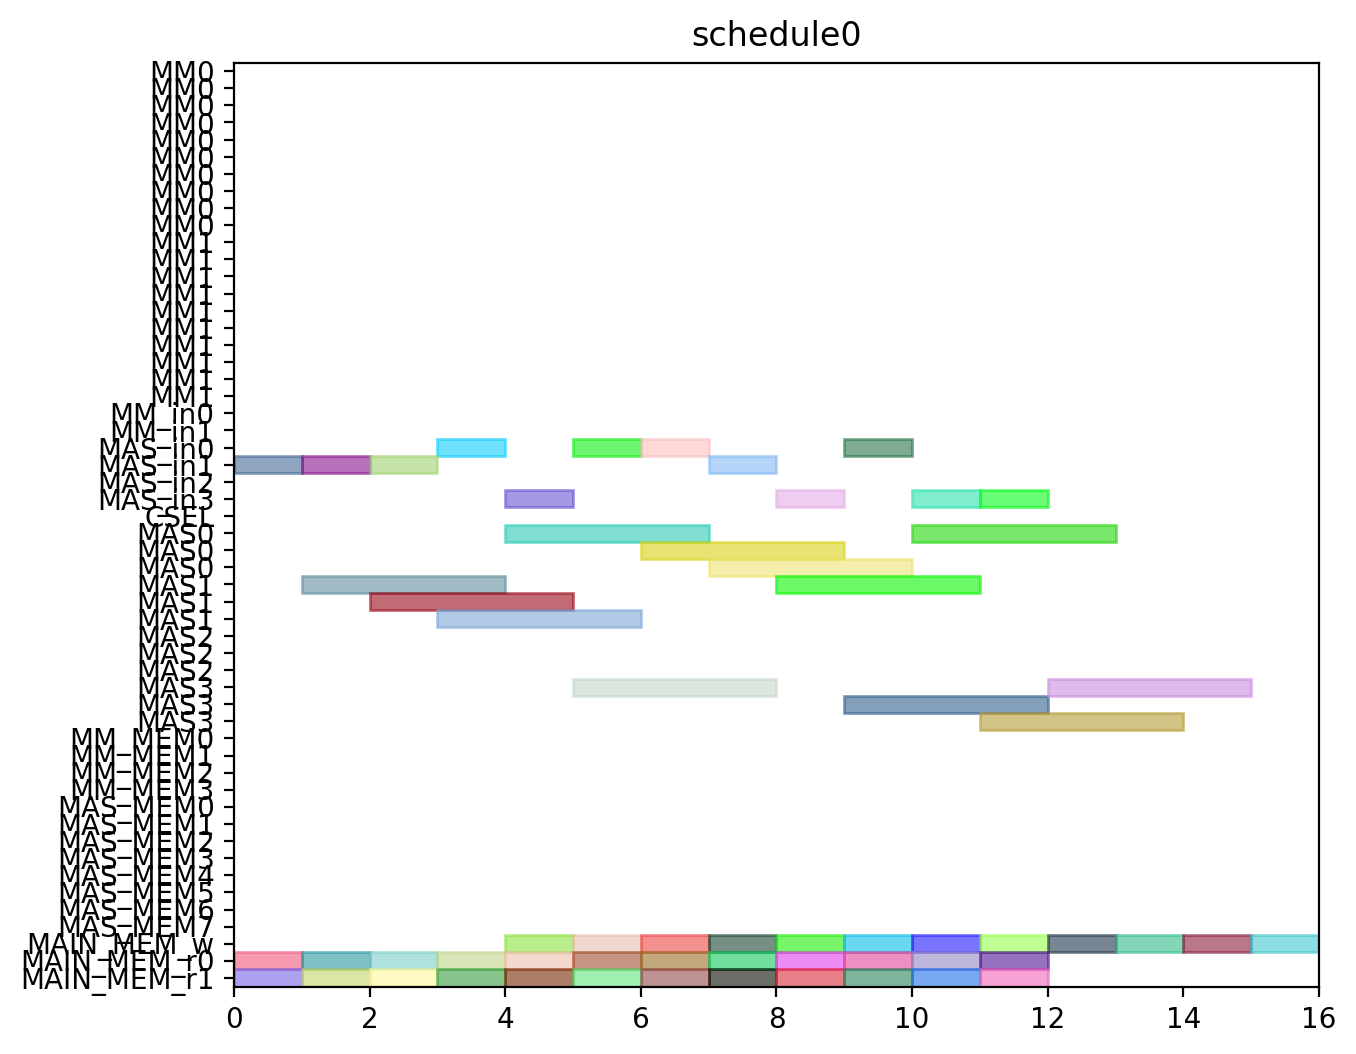

This chart was generated by the following Python code:
from pyschedule import Scenario, solvers, plotters, alt


def solve():
	horizon = 120
	S = Scenario("schedule0", horizon=horizon)

	# resource
	MM = S.Resources('MM', num=2, size=10)
	MM_in = S.Resources('MM_in', num=2)
	MAS_in = S.Resources('MAS_in', num=4)
	CSEL = S.Resource('CSEL')
	MAS = S.Resources('MAS', num=4, size=3, periods=range(1, horizon))
	MM_MEM = S.Resources('MM_MEM', num=4)
	MAS_MEM = S.Resources('MAS_MEM', num=8)
	MAIN_MEM_w = S.Resource('MAIN_MEM_w', size=1)
	MAIN_MEM_r = S.Resources('MAIN_MEM_r', num=2)

	# result of previous scheduling

	# new tasks
	c000 = S.Task('c000', length=3, delay_cost=1)
	c000 += alt(MAS)
	c000_in = S.Task('c000_in', length=1, delay_cost=1)
	c000_in += alt(MAS_in)
	S += c000_in*MAS_in[0]<=c000*MAS[0]

	S += c000_in*MAS_in[1]<=c000*MAS[1]

	S += c000_in*MAS_in[2]<=c000*MAS[2]

	S += c000_in*MAS_in[3]<=c000*MAS[3]

	S += 0<c000

	c000_w = S.Task('c000_w', length=1, delay_cost=1)
	c000_w += alt(MAIN_MEM_w)
	S += c000 <= c000_w

	c000_mem0 = S.Task('c000_mem0', length=1, delay_cost=1)
	c000_mem0 += MAIN_MEM_r[0]
	S += c000_mem0 <= c000

	c000_mem1 = S.Task('c000_mem1', length=1, delay_cost=1)
	c000_mem1 += MAIN_MEM_r[1]
	S += c000_mem1 <= c000

	c001 = S.Task('c001', length=3, delay_cost=1)
	c001 += alt(MAS)
	c001_in = S.Task('c001_in', length=1, delay_cost=1)
	c001_in += alt(MAS_in)
	S += c001_in*MAS_in[0]<=c001*MAS[0]

	S += c001_in*MAS_in[1]<=c001*MAS[1]

	S += c001_in*MAS_in[2]<=c001*MAS[2]

	S += c001_in*MAS_in[3]<=c001*MAS[3]

	S += 0<c001

	c001_w = S.Task('c001_w', length=1, delay_cost=1)
	c001_w += alt(MAIN_MEM_w)
	S += c001 <= c001_w

	c001_mem0 = S.Task('c001_mem0', length=1, delay_cost=1)
	c001_mem0 += MAIN_MEM_r[0]
	S += c001_mem0 <= c001

	c001_mem1 = S.Task('c001_mem1', length=1, delay_cost=1)
	c001_mem1 += MAIN_MEM_r[1]
	S += c001_mem1 <= c001

	c010 = S.Task('c010', length=3, delay_cost=1)
	c010 += alt(MAS)
	c010_in = S.Task('c010_in', length=1, delay_cost=1)
	c010_in += alt(MAS_in)
	S += c010_in*MAS_in[0]<=c010*MAS[0]

	S += c010_in*MAS_in[1]<=c010*MAS[1]

	S += c010_in*MAS_in[2]<=c010*MAS[2]

	S += c010_in*MAS_in[3]<=c010*MAS[3]

	S += 0<c010

	c010_w = S.Task('c010_w', length=1, delay_cost=1)
	c010_w += alt(MAIN_MEM_w)
	S += c010 <= c010_w

	c010_mem0 = S.Task('c010_mem0', length=1, delay_cost=1)
	c010_mem0 += MAIN_MEM_r[0]
	S += c010_mem0 <= c010

	c010_mem1 = S.Task('c010_mem1', length=1, delay_cost=1)
	c010_mem1 += MAIN_MEM_r[1]
	S += c010_mem1 <= c010

	c011 = S.Task('c011', length=3, delay_cost=1)
	c011 += alt(MAS)
	c011_in = S.Task('c011_in', length=1, delay_cost=1)
	c011_in += alt(MAS_in)
	S += c011_in*MAS_in[0]<=c011*MAS[0]

	S += c011_in*MAS_in[1]<=c011*MAS[1]

	S += c011_in*MAS_in[2]<=c011*MAS[2]

	S += c011_in*MAS_in[3]<=c011*MAS[3]

	S += 0<c011

	c011_w = S.Task('c011_w', length=1, delay_cost=1)
	c011_w += alt(MAIN_MEM_w)
	S += c011 <= c011_w

	c011_mem0 = S.Task('c011_mem0', length=1, delay_cost=1)
	c011_mem0 += MAIN_MEM_r[0]
	S += c011_mem0 <= c011

	c011_mem1 = S.Task('c011_mem1', length=1, delay_cost=1)
	c011_mem1 += MAIN_MEM_r[1]
	S += c011_mem1 <= c011

	c100 = S.Task('c100', length=3, delay_cost=1)
	c100 += alt(MAS)
	c100_in = S.Task('c100_in', length=1, delay_cost=1)
	c100_in += alt(MAS_in)
	S += c100_in*MAS_in[0]<=c100*MAS[0]

	S += c100_in*MAS_in[1]<=c100*MAS[1]

	S += c100_in*MAS_in[2]<=c100*MAS[2]

	S += c100_in*MAS_in[3]<=c100*MAS[3]

	S += 0<c100

	c100_w = S.Task('c100_w', length=1, delay_cost=1)
	c100_w += alt(MAIN_MEM_w)
	S += c100 <= c100_w

	c100_mem0 = S.Task('c100_mem0', length=1, delay_cost=1)
	c100_mem0 += MAIN_MEM_r[0]
	S += c100_mem0 <= c100

	c100_mem1 = S.Task('c100_mem1', length=1, delay_cost=1)
	c100_mem1 += MAIN_MEM_r[1]
	S += c100_mem1 <= c100

	c101 = S.Task('c101', length=3, delay_cost=1)
	c101 += alt(MAS)
	c101_in = S.Task('c101_in', length=1, delay_cost=1)
	c101_in += alt(MAS_in)
	S += c101_in*MAS_in[0]<=c101*MAS[0]

	S += c101_in*MAS_in[1]<=c101*MAS[1]

	S += c101_in*MAS_in[2]<=c101*MAS[2]

	S += c101_in*MAS_in[3]<=c101*MAS[3]

	S += 0<c101

	c101_w = S.Task('c101_w', length=1, delay_cost=1)
	c101_w += alt(MAIN_MEM_w)
	S += c101 <= c101_w

	c101_mem0 = S.Task('c101_mem0', length=1, delay_cost=1)
	c101_mem0 += MAIN_MEM_r[0]
	S += c101_mem0 <= c101

	c101_mem1 = S.Task('c101_mem1', length=1, delay_cost=1)
	c101_mem1 += MAIN_MEM_r[1]
	S += c101_mem1 <= c101

	c110 = S.Task('c110', length=3, delay_cost=1)
	c110 += alt(MAS)
	c110_in = S.Task('c110_in', length=1, delay_cost=1)
	c110_in += alt(MAS_in)
	S += c110_in*MAS_in[0]<=c110*MAS[0]

	S += c110_in*MAS_in[1]<=c110*MAS[1]

	S += c110_in*MAS_in[2]<=c110*MAS[2]

	S += c110_in*MAS_in[3]<=c110*MAS[3]

	S += 0<c110

	c110_w = S.Task('c110_w', length=1, delay_cost=1)
	c110_w += alt(MAIN_MEM_w)
	S += c110 <= c110_w

	c110_mem0 = S.Task('c110_mem0', length=1, delay_cost=1)
	c110_mem0 += MAIN_MEM_r[0]
	S += c110_mem0 <= c110

	c110_mem1 = S.Task('c110_mem1', length=1, delay_cost=1)
	c110_mem1 += MAIN_MEM_r[1]
	S += c110_mem1 <= c110

	c111 = S.Task('c111', length=3, delay_cost=1)
	c111 += alt(MAS)
	c111_in = S.Task('c111_in', length=1, delay_cost=1)
	c111_in += alt(MAS_in)
	S += c111_in*MAS_in[0]<=c111*MAS[0]

	S += c111_in*MAS_in[1]<=c111*MAS[1]

	S += c111_in*MAS_in[2]<=c111*MAS[2]

	S += c111_in*MAS_in[3]<=c111*MAS[3]

	S += 0<c111

	c111_w = S.Task('c111_w', length=1, delay_cost=1)
	c111_w += alt(MAIN_MEM_w)
	S += c111 <= c111_w

	c111_mem0 = S.Task('c111_mem0', length=1, delay_cost=1)
	c111_mem0 += MAIN_MEM_r[0]
	S += c111_mem0 <= c111

	c111_mem1 = S.Task('c111_mem1', length=1, delay_cost=1)
	c111_mem1 += MAIN_MEM_r[1]
	S += c111_mem1 <= c111

	c200 = S.Task('c200', length=3, delay_cost=1)
	c200 += alt(MAS)
	c200_in = S.Task('c200_in', length=1, delay_cost=1)
	c200_in += alt(MAS_in)
	S += c200_in*MAS_in[0]<=c200*MAS[0]

	S += c200_in*MAS_in[1]<=c200*MAS[1]

	S += c200_in*MAS_in[2]<=c200*MAS[2]

	S += c200_in*MAS_in[3]<=c200*MAS[3]

	S += 0<c200

	c200_w = S.Task('c200_w', length=1, delay_cost=1)
	c200_w += alt(MAIN_MEM_w)
	S += c200 <= c200_w

	c200_mem0 = S.Task('c200_mem0', length=1, delay_cost=1)
	c200_mem0 += MAIN_MEM_r[0]
	S += c200_mem0 <= c200

	c200_mem1 = S.Task('c200_mem1', length=1, delay_cost=1)
	c200_mem1 += MAIN_MEM_r[1]
	S += c200_mem1 <= c200

	c201 = S.Task('c201', length=3, delay_cost=1)
	c201 += alt(MAS)
	c201_in = S.Task('c201_in', length=1, delay_cost=1)
	c201_in += alt(MAS_in)
	S += c201_in*MAS_in[0]<=c201*MAS[0]

	S += c201_in*MAS_in[1]<=c201*MAS[1]

	S += c201_in*MAS_in[2]<=c201*MAS[2]

	S += c201_in*MAS_in[3]<=c201*MAS[3]

	S += 0<c201

	c201_w = S.Task('c201_w', length=1, delay_cost=1)
	c201_w += alt(MAIN_MEM_w)
	S += c201 <= c201_w

	c201_mem0 = S.Task('c201_mem0', length=1, delay_cost=1)
	c201_mem0 += MAIN_MEM_r[0]
	S += c201_mem0 <= c201

	c201_mem1 = S.Task('c201_mem1', length=1, delay_cost=1)
	c201_mem1 += MAIN_MEM_r[1]
	S += c201_mem1 <= c201

	c210 = S.Task('c210', length=3, delay_cost=1)
	c210 += alt(MAS)
	c210_in = S.Task('c210_in', length=1, delay_cost=1)
	c210_in += alt(MAS_in)
	S += c210_in*MAS_in[0]<=c210*MAS[0]

	S += c210_in*MAS_in[1]<=c210*MAS[1]

	S += c210_in*MAS_in[2]<=c210*MAS[2]

	S += c210_in*MAS_in[3]<=c210*MAS[3]

	S += 0<c210

	c210_w = S.Task('c210_w', length=1, delay_cost=1)
	c210_w += alt(MAIN_MEM_w)
	S += c210 <= c210_w

	c210_mem0 = S.Task('c210_mem0', length=1, delay_cost=1)
	c210_mem0 += MAIN_MEM_r[0]
	S += c210_mem0 <= c210

	c210_mem1 = S.Task('c210_mem1', length=1, delay_cost=1)
	c210_mem1 += MAIN_MEM_r[1]
	S += c210_mem1 <= c210

	c211 = S.Task('c211', length=3, delay_cost=1)
	c211 += alt(MAS)
	c211_in = S.Task('c211_in', length=1, delay_cost=1)
	c211_in += alt(MAS_in)
	S += c211_in*MAS_in[0]<=c211*MAS[0]

	S += c211_in*MAS_in[1]<=c211*MAS[1]

	S += c211_in*MAS_in[2]<=c211*MAS[2]

	S += c211_in*MAS_in[3]<=c211*MAS[3]

	S += 0<c211

	c211_w = S.Task('c211_w', length=1, delay_cost=1)
	c211_w += alt(MAIN_MEM_w)
	S += c211 <= c211_w

	c211_mem0 = S.Task('c211_mem0', length=1, delay_cost=1)
	c211_mem0 += MAIN_MEM_r[0]
	S += c211_mem0 <= c211

	c211_mem1 = S.Task('c211_mem1', length=1, delay_cost=1)
	c211_mem1 += MAIN_MEM_r[1]
	S += c211_mem1 <= c211

	solvers.mip.solve(S,msg=1,kind='CPLEX',ratio_gap=1.01)

	solution = [['hoge']*len(S.solution()[1]) for i in range(len(S.solution()))]
	for i in range(len(S.solution())):
		for j in range(len(S.solution()[i])):
			solution[i][j]=str(S.solution()[i][j])
	print(solution)

	cycles = int(solution[-1][3])

	pic_file_name = "/mnt/rose/usr1/fukuda/ABE/multiRAM_multiMAS_16mux/scheduling_result/stage10MM2_stage3MAS4/CONJ/schedule0.png"
	if(S.solution() != []):
		plotters.matplotlib.plot(S,img_filename=pic_file_name, show_task_labels=False, fig_size=(cycles*0.25+3, 6))

	return solution
